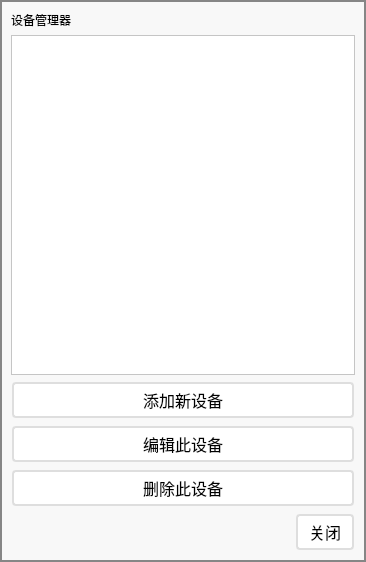
<?xml version="1.0" encoding="UTF-8"?>
<ui version="4.0">
 <class>DeviceMonitor</class>
 <widget class="QDialog" name="DeviceMonitor">
  <property name="geometry">
   <rect>
    <x>0</x>
    <y>0</y>
    <width>366</width>
    <height>562</height>
   </rect>
  </property>
  <property name="font">
   <font>
    <family>黑体</family>
   </font>
  </property>
  <property name="windowTitle">
   <string>设备管理器</string>
  </property>
  <property name="styleSheet">
   <string notr="true">QPushButton{
	background-color: white;
	border: none;
	color: black;
	padding: 4px 1px;
	text-align: center;
	text-decoration: none;
	font-size: 16px;
	margin: 1px 1px;
    border-radius: 4px;
	border: 2px solid rgb(222, 222, 222);
}

QPushButton:hover{
    background-color: #555555;
	border: 2px solid #555555;
    color: white;
}

#Device_List{
	font: 12pt &quot;黑体&quot;;
	background-color: rgb(255, 255, 255);
}

#Device_List::item{
	background-color: #ffffff;
    color: #000000;
    padding: 8px;
}

#Device_List::item:hover{
	background-color: #555555;
    color: white;
}

#Device_List::item:selected{
	background-color: #555555;
    color: white;
}

#DeviceMonitor{
	background-color:rgb(248, 248, 248);
}</string>
  </property>
  <layout class="QVBoxLayout" name="verticalLayout">
   <property name="leftMargin">
    <number>0</number>
   </property>
   <property name="topMargin">
    <number>0</number>
   </property>
   <property name="rightMargin">
    <number>0</number>
   </property>
   <property name="bottomMargin">
    <number>0</number>
   </property>
   <item>
    <widget class="QFrame" name="frame">
     <property name="styleSheet">
      <string notr="true">#frame{
	border: 2px solid rgb(134, 134, 134);
}</string>
     </property>
     <property name="frameShape">
      <enum>QFrame::StyledPanel</enum>
     </property>
     <property name="frameShadow">
      <enum>QFrame::Raised</enum>
     </property>
     <layout class="QGridLayout" name="gridLayout_2">
      <item row="5" column="1">
       <widget class="QPushButton" name="Quit_Button">
        <property name="minimumSize">
         <size>
          <width>60</width>
          <height>0</height>
         </size>
        </property>
        <property name="styleSheet">
         <string notr="true">font: 9pt &quot;黑体&quot;;</string>
        </property>
        <property name="text">
         <string>关闭</string>
        </property>
       </widget>
      </item>
      <item row="1" column="0" colspan="2">
       <widget class="QListView" name="Device_List"/>
      </item>
      <item row="4" column="0" colspan="2">
       <widget class="QPushButton" name="DeleteDevice_Button">
        <property name="styleSheet">
         <string notr="true">font: 9pt &quot;黑体&quot;;</string>
        </property>
        <property name="text">
         <string>删除此设备</string>
        </property>
       </widget>
      </item>
      <item row="2" column="0" colspan="2">
       <widget class="QPushButton" name="AddNewDevice_Button">
        <property name="styleSheet">
         <string notr="true">font: 9pt &quot;黑体&quot;;</string>
        </property>
        <property name="text">
         <string>添加新设备</string>
        </property>
       </widget>
      </item>
      <item row="5" column="0">
       <spacer name="horizontalSpacer">
        <property name="orientation">
         <enum>Qt::Horizontal</enum>
        </property>
        <property name="sizeHint" stdset="0">
         <size>
          <width>260</width>
          <height>20</height>
         </size>
        </property>
       </spacer>
      </item>
      <item row="3" column="0" colspan="2">
       <widget class="QPushButton" name="EditDevice_Button">
        <property name="styleSheet">
         <string notr="true">font: 9pt &quot;黑体&quot;;</string>
        </property>
        <property name="text">
         <string>编辑此设备</string>
        </property>
       </widget>
      </item>
      <item row="0" column="0">
       <widget class="QLabel" name="label">
        <property name="styleSheet">
         <string notr="true">color : rgb(0, 0, 0);
font: 9pt &quot;黑体&quot;;</string>
        </property>
        <property name="text">
         <string>设备管理器</string>
        </property>
       </widget>
      </item>
     </layout>
    </widget>
   </item>
  </layout>
 </widget>
 <resources/>
 <connections>
  <connection>
   <sender>Quit_Button</sender>
   <signal>clicked()</signal>
   <receiver>DeviceMonitor</receiver>
   <slot>close()</slot>
   <hints>
    <hint type="sourcelabel">
     <x>314</x>
     <y>537</y>
    </hint>
    <hint type="destinationlabel">
     <x>212</x>
     <y>543</y>
    </hint>
   </hints>
  </connection>
 </connections>
</ui>
